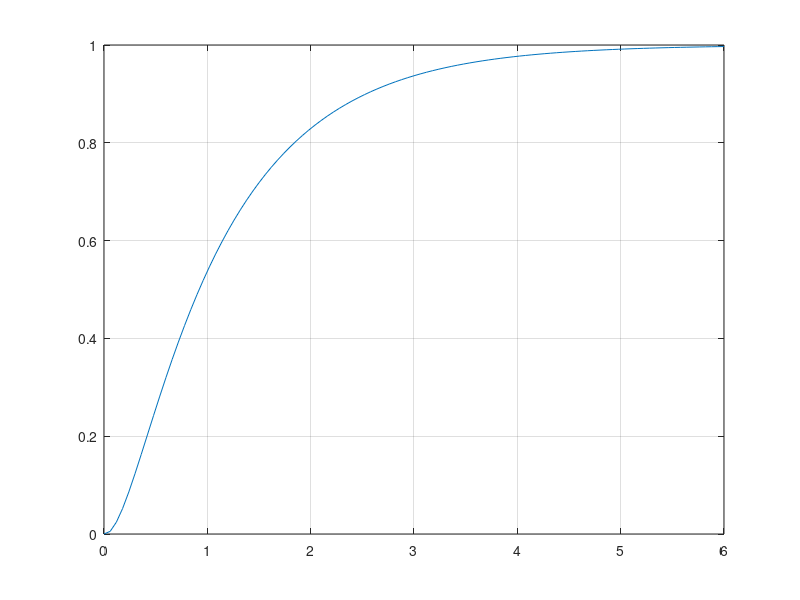
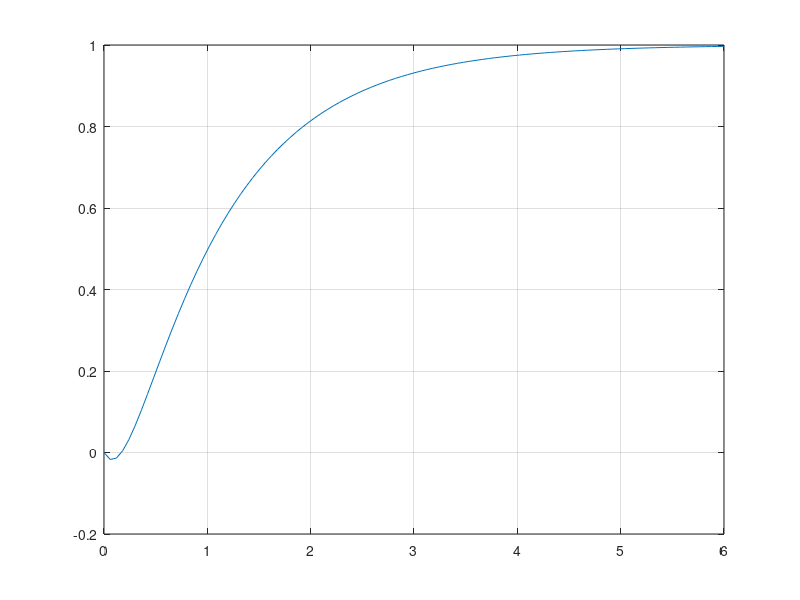
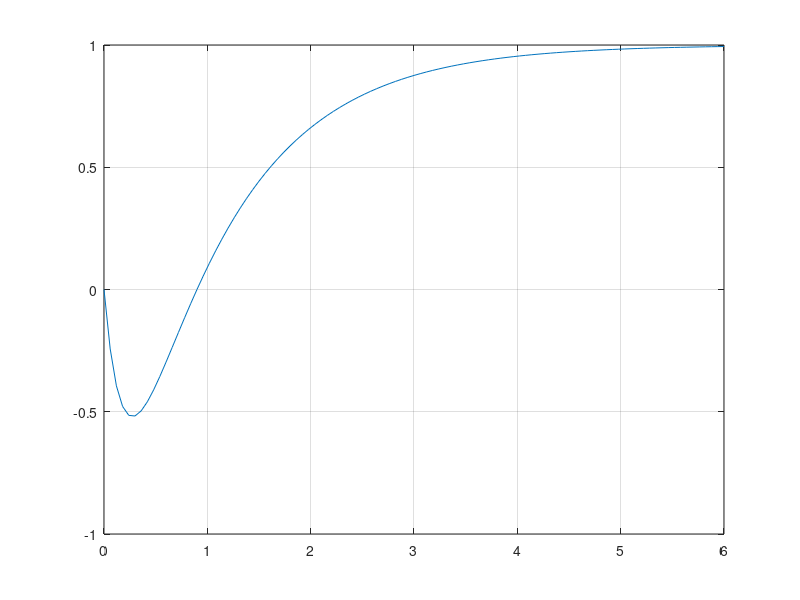

MATLAB code for these plots, in order:
s = tf('s');
es = menu('Tipologia di zeri', 'Positivi', 'Negativi maggiori di -1', 'Negativi minori di -1');
switch(es)
    case 1, z1 = 100; z2 = 10; z3 = 1;
    case 2, z1 = -0.9; z2 = -0.5; z3 = -0.1;
    case 3, z1 = -100; z2 = -10; z3 = -2;
end
G1 = (5/(-z1))*((s-z1)/((s+1)*(s+5)));
G2 = (5/(-z2))*((s-z2)/((s+1)*(s+5)));
G3 = (5/(-z3))*((s-z3)/((s+1)*(s+5)));
[Y1, T1] = step(G1);
[Y2, T2] = step(G2);
[Y3, T3] = step(G3);
figure(1), plot(T1, Y1), grid on, zoom on;
figure(2), plot(T2, Y2), grid on, zoom on;
figure(3), plot(T3, Y3), grid on, zoom on;